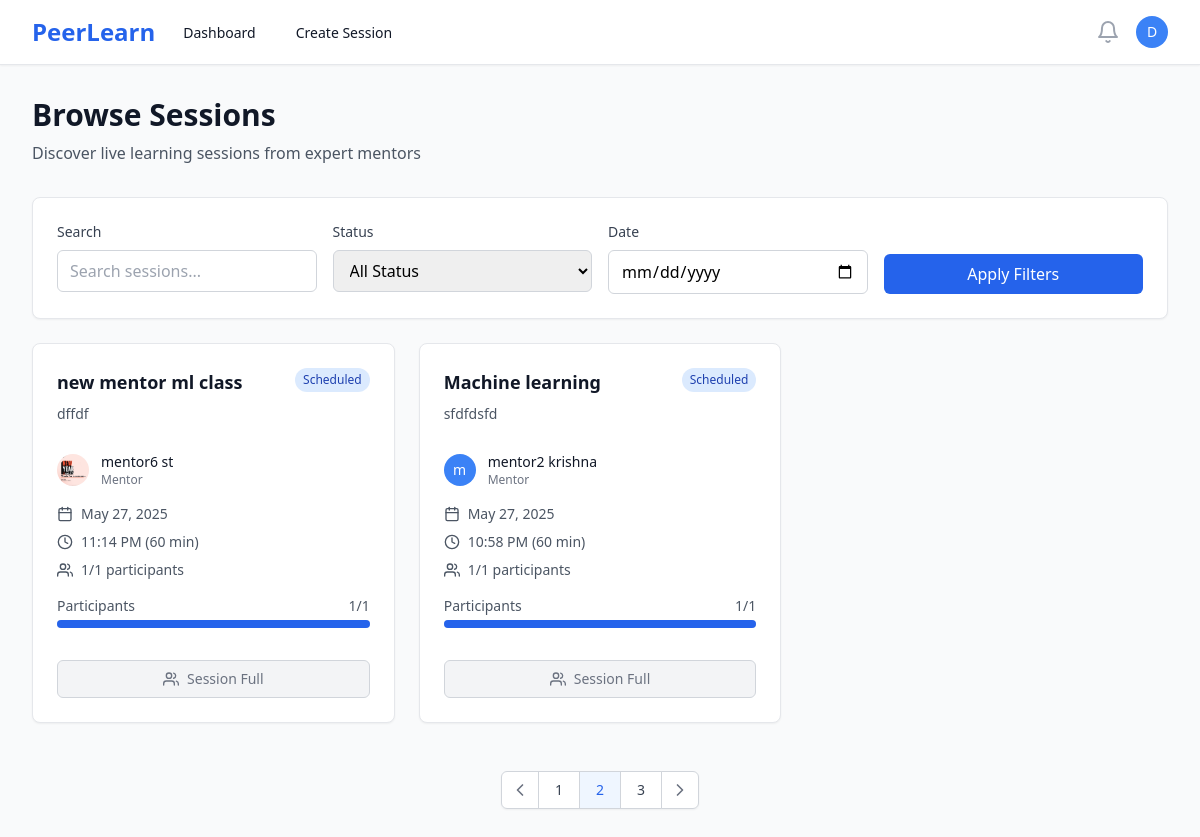
Page /sessions/ (signed in) on the committed database.
### users/models.py (models this page shows, shortened)
class User(AbstractUser):
    ROLE_CHOICES = [
        ('mentor', 'Mentor'),
        ('learner', 'Learner'),
    ]
    id = models.UUIDField(primary_key=True, default=uuid.uuid4, editable=False)
    role = models.CharField(max_length=10, choices=ROLE_CHOICES, default='learner')
    bio = models.TextField(blank=True, null=True)
    skills = models.CharField(max_length=500, blank=True, help_text="Comma-separated skills for recommendation matching")
    interests = models.CharField(max_length=500, blank=True, help_text="Learning interests for AI recommendations")
    domain = models.CharField(max_length=100, blank=True, help_text="Learning domain/field")
    expertise = models.CharField(max_length=100, blank=True, help_text="Primary domain/area of expertise")
    career_goals = models.TextField(blank=True, help_text="Career aspirations for AI guidance")
    profile_image = models.ImageField(upload_to='profiles/', blank=True, null=True)
    password_reset_token = models.CharField(max_length=100, blank=True, null=True)
    password_reset_expires = models.DateTimeField(blank=True, null=True)
    created_at = models.DateTimeField(auto_now_add=True)
    updated_at = models.DateTimeField(auto_now=True)
    @property
    def is_mentor(self):
        return self.role == 'mentor'

### sessions/models.py (models this page shows, shortened)
class Session(models.Model):
    STATUS_CHOICES = [
        ('draft', 'Draft'),
        ('scheduled', 'Scheduled'),
        ('live', 'Live'),
        ('completed', 'Completed'),
        ('cancelled', 'Cancelled'),
    ]
    CATEGORY_CHOICES = [
        ('programming', 'Programming & Development'),
        ('data-science', 'Data Science & Analytics'),
        ('web-development', 'Web Development'),
        ('mobile-development', 'Mobile Development'),
        ('ai-ml', 'AI & Machine Learning'),
        ('design', 'UI/UX Design'),
        ('business', 'Business & Marketing'),
        ('language', 'Language Learning'),
        ('music', 'Music & Arts'),
        ('fitness', 'Health & Fitness'),
        ('other', 'Other'),
    ]
    id = models.UUIDField(primary_key=True, default=uuid.uuid4, editable=False)
    mentor = models.ForeignKey(User, on_delete=models.CASCADE, related_name='mentor_sessions')
    title = models.CharField(max_length=200)
    description = models.TextField()
    thumbnail = models.ImageField(upload_to='session_thumbnails/', blank=True, null=True, help_text="Session cover image")
    category = models.CharField(max_length=50, choices=CATEGORY_CHOICES, blank=True, help_text="Session category for recommendations")
    skills = models.TextField(blank=True, help_text="Comma-separated skills for ML matching")
    price = models.DecimalField(max_digits=8, decimal_places=2, null=True, blank=True, help_text="Price in INR, null for free sessions")
    schedule = models.DateTimeField()
    duration = models.IntegerField(help_text="Duration in minutes")
    max_participants = models.IntegerField(default=10)
    status = models.CharField(max_length=20, choices=STATUS_CHOICES, default='draft')
    created_at = models.DateTimeField(auto_now_add=True)
    updated_at = models.DateTimeField(auto_now=True)
    class Meta:
        ordering = ['-schedule']
    @property
    def current_participants(self):
        return self.bookings.filter(status='confirmed').count()
    @property
    def is_full(self):
        return self.current_participants >= self.max_participants

### sessions/views.py (the view)
# urls.py: path('', views.session_list, name='session_list'),
@login_required
def session_list(request):
    sessions = Session.objects.filter(
        status='scheduled',
        schedule__gt=timezone.now()
    ).select_related('mentor')
    return render(request, 'sessions/list.html', {'sessions': sessions})

### templates/sessions/list.html (shortened to what this page needs)
{% extends 'base.html' %}
{% block content %}
<div class="max-w-7xl mx-auto px-4 sm:px-6 lg:px-8 py-8">
    <div class="mb-8">
        <h1 class="text-3xl font-bold text-gray-900">Browse Sessions</h1>
        <p class="mt-2 text-gray-600">Discover live learning sessions from expert mentors</p>
    </div>
    <div class="bg-white rounded-lg shadow-sm border border-gray-200 p-6 mb-6">
        <div class="grid grid-cols-1 md:grid-cols-4 gap-4">
            <div>
                <label class="block text-sm font-medium text-gray-700 mb-2">Search</label>
                <input type="text"
                       placeholder="Search sessions..."
                       class="w-full px-3 py-2 border border-gray-300 rounded-md focus:ring-blue-500 focus:border-blue-500">
            </div>
            <div>
                <label class="block text-sm font-medium text-gray-700 mb-2">Status</label>
                <select class="w-full px-3 py-2 border border-gray-300 rounded-md focus:ring-blue-500 focus:border-blue-500">
                    <option value="">All Status</option>
                </select>
            </div>
            <div>
                <label class="block text-sm font-medium text-gray-700 mb-2">Date</label>
                <input type="date"
                       class="w-full px-3 py-2 border border-gray-300 rounded-md focus:ring-blue-500 focus:border-blue-500">
            </div>
            <div class="flex items-end">
                <button class="w-full px-4 py-2 bg-blue-600 text-white rounded-md hover:bg-blue-700 focus:outline-none focus:ring-2 focus:ring-offset-2 focus:ring-blue-500">
                    Apply Filters
                </button>
            </div>
        </div>
    </div>
    {% if sessions %}
    <div class="grid grid-cols-1 md:grid-cols-2 lg:grid-cols-3 gap-6">
        {% for session in sessions %}
        <div class="bg-white rounded-lg shadow-sm border border-gray-200 hover:shadow-md transition-shadow">
            <div class="p-6">
                <div class="flex items-start justify-between mb-4">
                    <div class="flex-1">
                        <h3 class="text-lg font-semibold text-gray-900 mb-2">
                            <a href="{% url 'session_detail' session.id %}" class="hover:text-blue-600">
                                {{ session.title }}
                            </a>
                        </h3>
                        <p class="text-sm text-gray-600 mb-3">{{ session.description|truncatewords:15 }}</p>
                    </div>
                    <span class="px-2 py-1 text-xs font-medium rounded-full flex-shrink-0
                                {% if session.status == 'scheduled' %}bg-blue-100 text-blue-800
                                {% elif session.status == 'live' %}bg-green-100 text-green-800
                                {% elif session.status == 'completed' %}bg-gray-100 text-gray-800
                                {% elif session.status == 'cancelled' %}bg-red-100 text-red-800
                                {% else %}bg-yellow-100 text-yellow-800{% endif %}">
                        {{ session.status|title }}
                    </span>
                </div>
                <div class="flex items-center mb-4">
                    {% if session.mentor.profile_image %}
                        <img class="h-8 w-8 rounded-full" src="{{ session.mentor.profile_image.url }}" alt="">
                    {% else %}
                        <div class="h-8 w-8 rounded-full bg-blue-500 flex items-center justify-center">
                            <span class="text-white text-sm font-medium">{{ session.mentor.first_name|first|default:session.mentor.username|first }}</span>
                        </div>
                    {% endif %}
                    <div class="ml-3">
                        <p class="text-sm font-medium text-gray-900">{{ session.mentor.get_full_name|default:session.mentor.username }}</p>
                        <p class="text-xs text-gray-500">Mentor</p>
                    </div>
                </div>
                <div class="space-y-2 text-sm text-gray-600 mb-4">
                    <div class="flex items-center">
                        <i data-feather="calendar" class="h-4 w-4 mr-2"></i>
                        {{ session.schedule|date:"M j, Y" }}
                    </div>
                    <div class="flex items-center">
                        <i data-feather="clock" class="h-4 w-4 mr-2"></i>
                        {{ session.schedule|time:"g:i A" }} ({{ session.duration }} min)
                    </div>
                    <div class="flex items-center">
                        <i data-feather="users" class="h-4 w-4 mr-2"></i>
                        {{ session.current_participants }}/{{ session.max_participants }} participants
                    </div>
                </div>
                <div class="mb-4">
                    <div class="flex justify-between text-sm text-gray-600 mb-1">
                        <span>Participants</span>
                        <span>{{ session.current_participants }}/{{ session.max_participants }}</span>
                    </div>
                    <div class="w-full bg-gray-200 rounded-full h-2">
                        <div class="bg-blue-600 h-2 rounded-full"
                             style="width: {% widthratio session.current_participants session.max_participants 100 %}%"></div>
                    </div>
                </div>
                <div class="pt-4">
                    {% if user.is_authenticated %}
                        {% if session.status == 'live' %}
                            <a href="{% url 'session_detail' session.id %}"
                               class="w-full inline-flex items-center justify-center px-4 py-2 border border-transparent text-sm font-medium rounded-md text-white bg-green-600 hover:bg-green-700">
                                <i data-feather="video" class="h-4 w-4 mr-2"></i>
                                Join Live Session
                            </a>
                        {% elif session.status == 'scheduled' %}
                            {% if session.is_full %}
                                <button disabled
                                        class="w-full inline-flex items-center justify-center px-4 py-2 border border-gray-300 text-sm font-medium rounded-md text-gray-500 bg-gray-100 cursor-not-allowed">
                                    <i data-feather="users" class="h-4 w-4 mr-2"></i>
                                    Session Full
                                </button>
                            {% else %}
                                <a href="{% url 'session_detail' session.id %}"
                                   class="w-full inline-flex items-center justify-center px-4 py-2 border border-transparent text-sm font-medium rounded-md text-white bg-blue-600 hover:bg-blue-700">
                                    <i data-feather="bookmark" class="h-4 w-4 mr-2"></i>
                                    View Details
                                </a>
                            {% endif %}
                        {% else %}
                            <a href="{% url 'session_detail' session.id %}"
                               class="w-full inline-flex items-center justify-center px-4 py-2 border border-gray-300 text-sm font-medium rounded-md text-gray-700 bg-white hover:bg-gray-50">
                                <i data-feather="eye" class="h-4 w-4 mr-2"></i>
                                View Details
                            </a>
                        {% endif %}
                    {% else %}
                        <a href="{% url 'login' %}"
                           class="w-full inline-flex items-center justify-center px-4 py-2 border border-transparent text-sm font-medium rounded-md text-white bg-blue-600 hover:bg-blue-700">
                            Login to Book
                        </a>
                    {% endif %}
                </div>
            </div>
        </div>
        {% endfor %}
    </div>
    <div class="mt-12 flex justify-center">
        <nav class="relative z-0 inline-flex rounded-md shadow-sm -space-x-px" aria-label="Pagination">
            <a href="#" class="relative inline-flex items-center px-2 py-2 rounded-l-md border border-gray-300 bg-white text-sm font-medium text-gray-500 hover:bg-gray-50">
                <i data-feather="chevron-left" class="h-5 w-5"></i>
            </a>
            <a href="#" class="relative inline-flex items-center px-4 py-2 border border-gray-300 bg-white text-sm font-medium text-gray-700 hover:bg-gray-50">
                1
            </a>
            <a href="#" class="relative inline-flex items-center px-4 py-2 border border-gray-300 bg-blue-50 text-sm font-medium text-blue-600">
                2
            </a>
            <a href="#" class="relative inline-flex items-center px-4 py-2 border border-gray-300 bg-white text-sm font-medium text-gray-700 hover:bg-gray-50">
                3
            </a>
            <a href="#" class="relative inline-flex items-center px-2 py-2 rounded-r-md border border-gray-300 bg-white text-sm font-medium text-gray-500 hover:bg-gray-50">
                <i data-feather="chevron-right" class="h-5 w-5"></i>
            </a>
        </nav>
    </div>
    {% endif %}
</div>
{% endblock %}

### templates/base.html (shortened to what this page needs)
<!DOCTYPE html>
<html lang="en" class="h-full bg-gray-50">
<head>
    <script src="https://cdn.tailwindcss.com"></script>
</head>
<body class="h-full">
    {% if user.is_authenticated %}
    <nav class="bg-white shadow-sm border-b border-gray-200" x-data="{ mobileMenuOpen: false }">
        <div class="max-w-7xl mx-auto px-4 sm:px-6 lg:px-8">
            <div class="flex justify-between h-16">
                <div class="flex">
                    <div class="flex-shrink-0 flex items-center">
                        <a href="{% url 'landing' %}" class="text-2xl font-bold text-blue-600">PeerLearn</a>
                    </div>
                    <div class="hidden sm:ml-6 sm:flex sm:space-x-8">
                        {% if user.is_mentor %}
                            <a href="{% url 'mentor_dashboard' %}" class="border-transparent text-gray-900 hover:text-blue-600 inline-flex items-center px-1 pt-1 border-b-2 text-sm font-medium">
                                Dashboard
                            </a>
                            <a href="{% url 'create_session' %}" class="border-transparent text-gray-900 hover:text-blue-600 inline-flex items-center px-1 pt-1 border-b-2 text-sm font-medium">
                                Create Session
                            </a>
                        {% endif %}
                    </div>
                </div>
                <div class="hidden sm:ml-6 sm:flex sm:items-center">
                    <button type="button" class="bg-white p-1 rounded-full text-gray-400 hover:text-gray-500 focus:outline-none focus:ring-2 focus:ring-offset-2 focus:ring-blue-500">
                        <i data-feather="bell" class="h-6 w-6"></i>
                    </button>
                    <div class="ml-3 relative" x-data="{ open: false }">
                        <div>
                            <button @click="open = !open" type="button" class="bg-white rounded-full flex text-sm focus:outline-none focus:ring-2 focus:ring-offset-2 focus:ring-blue-500" id="user-menu-button">
                                <div class="h-8 w-8 rounded-full bg-blue-500 flex items-center justify-center">
                                    <span class="text-white text-sm font-medium">{{ user.first_name|first|default:user.username|first }}</span>
                                </div>
                            </button>
                        </div>
                    </div>
                </div>
            </div>
        </div>
    </nav>
    {% endif %}
    <main class="{% if user.is_authenticated %}pt-0{% else %}pt-0{% endif %}">
        {% block content %}{% endblock %}
    </main>
</body>
</html>

### rows in the picture
User: first_name|first "D"
Session: title "new mentor ml class", description "dffdf", status "Scheduled", mentor.profile_image (picture), mentor.get_full_name "mentor6 st", schedule "May 27, 2025", schedule "11:14 PM", duration "60", current_participants "1", max_participants "1", shows "Session Full"
Session: title "Machine learning", description "sfdfdsfd", status "Scheduled", mentor.first_name|first "m", mentor.get_full_name "mentor2 krishna", schedule "May 27, 2025", schedule "10:58 PM", duration "60", current_participants "1", max_participants "1", shows "Session Full"
